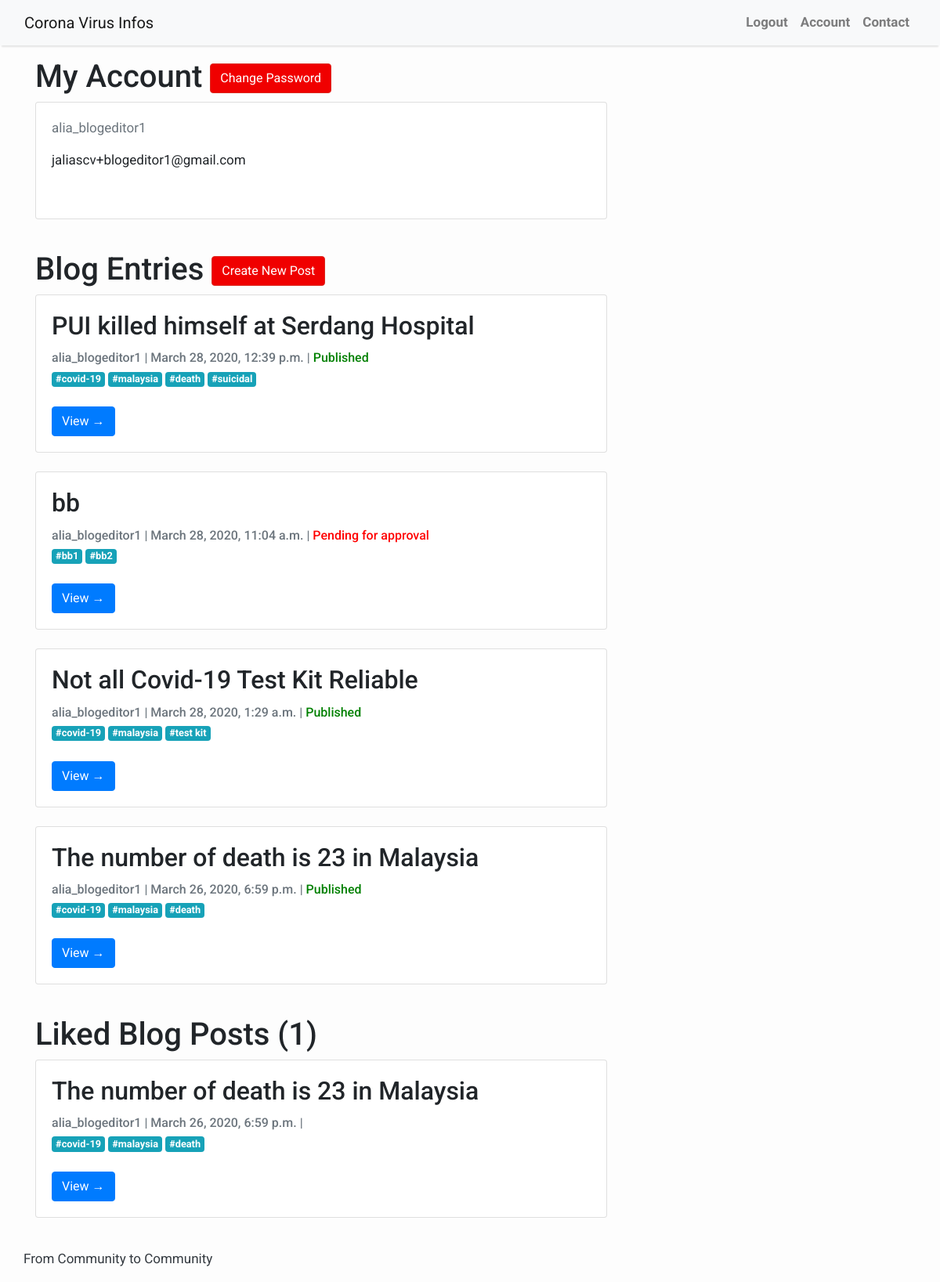
/accounts/profile/ (signed in), run on the app's committed database.
### blog/models.py (models this page shows, shortened)
class CustomUser(AbstractUser):
    role = models.IntegerField(choices=ROLE, default=0)

class Post(models.Model):
    title = models.CharField(max_length=60, unique=True)
    slug  = models.SlugField(max_length=60, unique=True)
    author = models.ForeignKey (CustomUser, on_delete=models.CASCADE, related_name='blog_posts')
    updated_on = models.DateTimeField(auto_now= True)
    cover = models.ImageField(upload_to='images/', default='images/default.png')
    content = models.TextField( blank=True)
    created_on = models.DateTimeField(auto_now = True)
    status = models.IntegerField(choices=STATUS, default=0)
    tags = TaggableManager()
    class Meta:
        ordering = ['-created_on']

class Preference(models.Model):
    author = models.ForeignKey(CustomUser, on_delete=models.CASCADE, related_name='preferences')
    post = models.ForeignKey(Post, on_delete=models.CASCADE, related_name='preferences')
    value = models.IntegerField()
    date = models.DateTimeField(auto_now= True)
    class Meta:
       unique_together = ("author", "post", "value")

### register/views.py (the view)
# urls.py: path('accounts/profile/', v.UserProfile.as_view(), name='profile'),
class UserProfile(generic.DetailView):
    model = CustomUser
    template_name = 'registration/profile.html'
    def get_object(self):
        return get_object_or_404(CustomUser, username=self.request.user.username)
    def get_context_data(self, **kwargs):
        context = super().get_context_data(**kwargs)
        posts = Post.objects.filter(author=self.request.user.id)
        liked_posts = Preference.objects.filter(value=1, author=self.request.user.id)
        context['post_list'] = posts
        context['status'] = STATUS
        context['liked_posts'] = liked_posts
        return context

### templates/registration/profile.html
{% extends '../base.html' %}
{% block content %}
<div class="container">
  <div class="row">
        <div class="col-md-8 mt-3 left">
        <h1> My Account <a href="{% url 'password_change' %}"
           class="btn btn-danger">Change Password</a></h1>
        <div class="card mb-4">
        <div class="card-body">
        <p class=" text-muted">{{ user.username }} </p>
        <p class="card-text ">{{ user.email | safe }}</p>
        <br/>
  </div>
</div>
  </div>
</div>
</div>
{% if user.role == 1 %}
<div class="container">
    <div class="row">
        <div class="col-md-8 mt-3 left">
        <h1>Blog Entries   <a href="/blog/create/"
           class="btn btn-danger">Create New Post</a> </h1>
            {% for post in post_list %}
            <div class="card mb-4">
                <div class="card-body">
                    <h2 class="card-title">{{ post.title }}</h2>
                    {% with post.status as status_index %}
                    <p class="card-text text-muted h6">{{ post.author }} | {{ post.created_on }} | {% ifequal post.status 1%} <font color="red">Pending for approval</font> {% else %} <font color="green">Published</font> {% endifequal%}</p>
                    {% endwith %}
                    <div style="display:flex">
                      {% for tag in post.tags.all %}
                      <a href="{% url 'tagged' tag.slug %}" class="mr-1 badge badge-info">#{{ tag }}</a>
                      {% endfor %}
                    </div>
                    <br/>
                    <a href="{% url 'post_detail' post.slug  %}" class="btn btn-primary">View &rarr;</a>
                </div>
            </div>
            {% endfor %}
        </div>
{% endif %}
<div class="container">
    <div class="row">
        <div class="col-md-8 mt-3 left">
            <h1>Liked Blog Posts ({{liked_posts.count}}) </h1>
            {% for pref in liked_posts %}
            <div class="card mb-4">
                <div class="card-body">
                    <h2 class="card-title">{{ pref.post.title }}</h2>
                    {% with pref.post.status as status_index %}
                    <p class="card-text text-muted h6">{{ pref.post.author }} | {{ pref.post.created_on }} | {{ status.status_index }} </p>
                    {% endwith %}
                    <div style="display:flex">
                      {% for tag in pref.post.tags.all %}
                      <a href="{% url 'tagged' tag.slug %}" class="mr-1 badge badge-info">#{{ tag }}</a>
                      {% endfor %}
                    </div>
                    <br/>
                    <a href="{% url 'post_detail' pref.post.slug  %}" class="btn btn-primary">View &rarr;</a>
                </div>
            </div>
            {% endfor %}
            </div>
            </div>
        </div>
{% endblock %}

### templates/base.html (style rules this page uses)
body { font-family: "Roboto", sans-serif; font-size: 17px; background-color: #fdfdfd; }
.btn-danger { color: #fff; background-color: #f00000; border-color: #dc281e; }

### data on the page
CustomUser: username "alia_blogeditor1", email "jaliascv+blogeditor1@gmail.com"
Post: title "PUI killed himself at Serdang Hospital", author "alia_blogeditor1", created_on "March 28, 2020, 12:39 p.m."
Tag: name "covid-19"
Tag: name "malaysia"
Tag: name "death"
Tag: name "suicidal"
Post: title "bb", author "alia_blogeditor1", created_on "March 28, 2020, 11:04 a.m."
Tag: name "bb1"
Tag: name "bb2"
Post: title "Not all Covid-19 Test Kit Reliable", author "alia_blogeditor1", created_on "March 28, 2020, 1:29 a.m."
Tag: name "test kit"
Post: title "The number of death is 23 in Malaysia", author "alia_blogeditor1", created_on "March 26, 2020, 6:59 p.m."
Preference: post "The number of death is 23 in Malaysia", post.author "alia_blogeditor1", post.created_on "March 26, 2020, 6:59 p.m."

### other printed values
{{ liked_posts.count }} "1"
